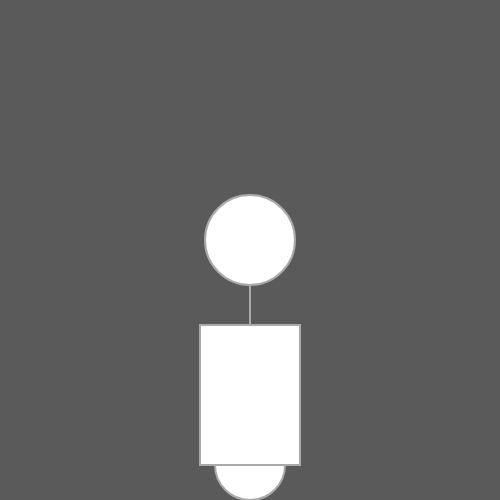
Frame 1 (no input)
Frame 60 (no input): identical to frame 1, image omitted
Frame 120 (the mouse pressed at the canvas centre since frame 60): identical to frame 1, image omitted

The p5.js sketch that drew this single still picture (run headless with seeded random() and noise() and a simulated clock; from frame 60 on, the mouse is pressed at the canvas centre):

// p5.js sketch
// ── sketch.js
function setup() {
	// define artboard size
	createCanvas(500,500);
	// Set here the values that are not changing all over the sketch
	strokeWeight(2);
	stroke(170);
}

function draw() {
	background(90);

	//Neck
	line(250, 285, 250, 345);

	//Wheel
	ellipse(250, 465, 70, 70);

	//Body
	rect(200, 325, 100, 140);

	//Head
	ellipse(250, 240, 90, 90);
}
